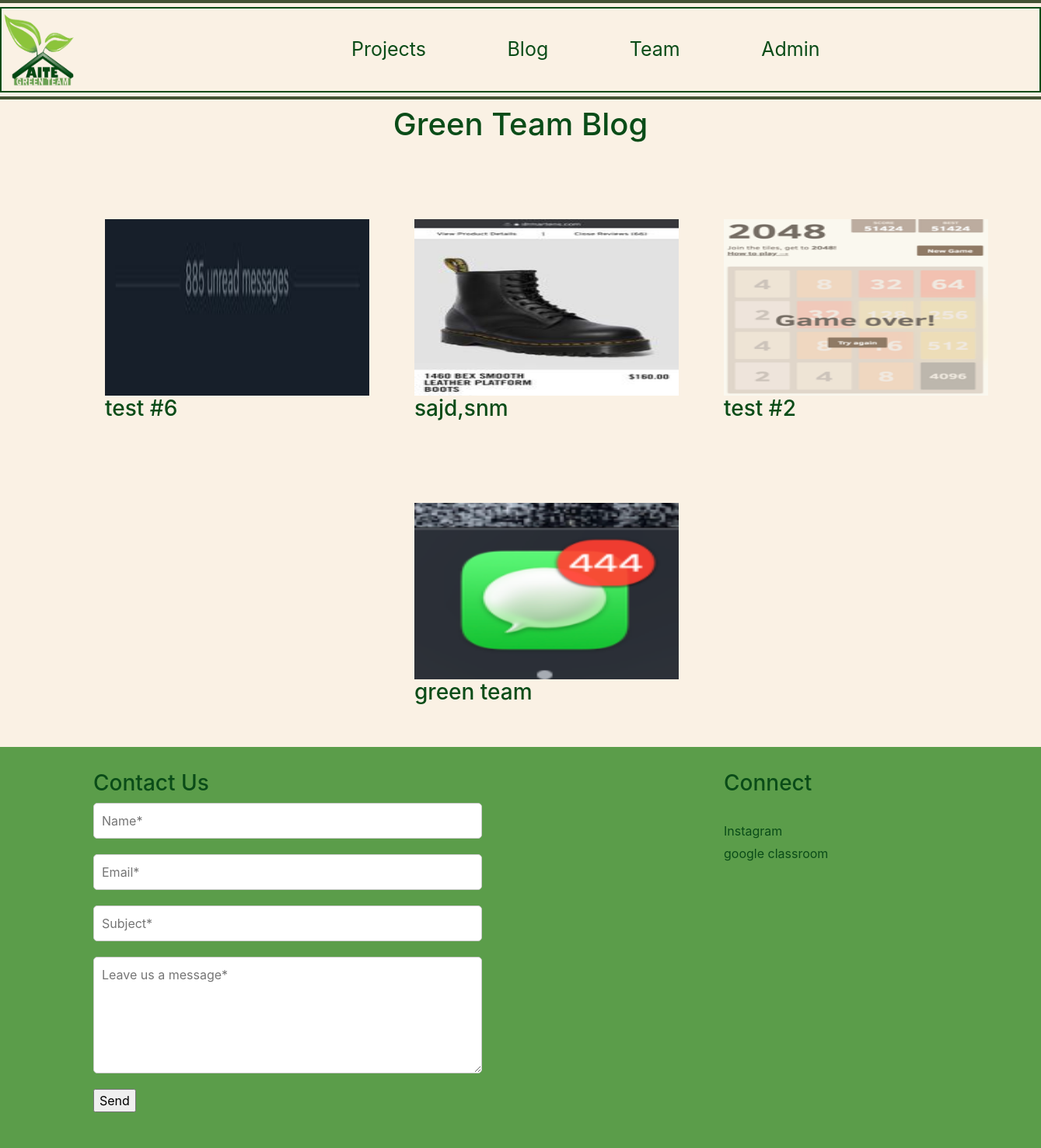
Screenshot of /blog/ with the database file from the repository.
### green_team_app/models.py (models this page shows, shortened)
class BlogPost(models.Model):
    cover_photo = models.ImageField(upload_to='blog_covers/')
    author = models.ForeignKey('TeamMember', on_delete=models.SET_NULL, null=True, blank=True)
    cover_source = models.CharField(max_length=100, null=True)
    other_author = models.CharField(max_length=100, blank=True)
    title = models.CharField(max_length=2000)
    subtitle = models.CharField(max_length=2000, blank=True)
    body_text = RichTextField()
    created_at = models.DateTimeField(auto_now_add=True)
    updated_at = models.DateTimeField(auto_now=True)

class SocialMediaLink(models.Model):
    name = models.CharField(max_length=100)
    link = models.URLField()

### green_team_app/views.py (the view)
# urls.py: path('blog/', views.blog_page, name='blog'),
def blog_page(request):
    blog_posts = BlogPost.objects.all().order_by('-created_at')
    team_member_pks = TeamMember.objects.values_list('pk', flat=True)
    social_media_links = SocialMediaLink.objects.all()
    return render(request, 'blog.html', {'blog_posts': blog_posts, 'team_member_pks': team_member_pks, 'social_media_links': social_media_links})

### green_team_app/templates/blog.html (shortened to what this page needs)
{% extends 'base.html' %}
{% load static %}
{% block heading %}
    <h1 class="heading-blog">Green Team Blog</h1>
{% endblock %}
{% block content %}
    <div class="container mt-5">
        <div class="row">
            {% for post in blog_posts %}
                <div class="col-md-4 mb-4">
                    <div class="blog-post">
                        <a href="{% url 'blog_detail' post.pk %}">
                            <div class="blog-post-img-container">
                                <img src="{{ post.cover_photo.url }}" alt="Cover Photo" class="blog-post-img">
                            </div>
                        </a>
                        <a href="{% url 'blog_detail' post.pk %}">
                            <h3 class="post-title">{{ post.title }}</h3>
                        <a/>
                    </div>
                </div>
                {% if forloop.counter|divisibleby:3 %}
                    </div><div class="row">
                {% endif %}
            {% endfor %}
        </div>
    </div>
{% endblock %}

### green_team_app/templates/base.html (shortened to what this page needs)
{% load static %}
<html>
<head>
    <link rel="stylesheet" href="https://maxcdn.bootstrapcdn.com/bootstrap/4.5.2/css/bootstrap.min.css">
    <link rel="stylesheet" href="{% static 'styles.css' %}">
</head>
<body>
    <div style="background-color: #FAF1E4; border-top: 4px solid #435334; border-bottom: 4px solid #435334;">
      <div class="nav-container">
        <div class="logo">
          <a href="{% url 'home' %}">
            <img src="{% static 'gt_logo.png' %}" alt="Club Logo" width="100" height="100">
        </a>
        </div>
        <nav class="page-links">
            <a href="{% url 'projects' %}">Projects</a>
            <a href="{% url 'blog' %}">Blog</a>
            <a href="{% url 'team' %}">Team</a>
            <a href="{% url 'admin:index' %}">Admin</a>
        </nav>
      </div>
    </div>
    <div style="text-align: center;">
    <h1>{% block heading %}{% endblock %}</h1>
    </div>
    <div>
        {% block content %}{% endblock %}
    </div>
<footer class="footer">
    <div class="container">
        <div class="row">
          <div class="contact-form">
            <h3>Contact Us</h3>
            <form method="post" action="{% url 'contact' %}">
               <input type="text" name="name" placeholder="Name*" required>
               <input type="email" name="email" placeholder="Email*" required>
              <input type="text" name="subject" placeholder="Subject*" required>
              <textarea name="message" placeholder="Leave us a message*" required></textarea>
               <input type="submit" value="Send">
            </form>
          </div>
            <div class="col-md-4">
                <h3>Connect</h3><br>
                <ul class="social-media-links">
                    {% for link in social_media_links %}
                        <li>
                            <a href="{{ link.link }}" target="_blank">{{ link.name }}</a>
                        </li>
                    {% endfor %}
                </ul>
            </div>
        </div>
    </div>
</footer>
</body>
</html>

### green_team_app/static/styles.css (style rules this page uses)
body { background-color: #FAF1E4; }
.nav-container { display: flex; justify-content: left; align-items: center; border: 2px solid #0a4c18; padding: 20px; margin-bottom: 5px; margin-top: 5px; padding: 3px 0; gap: 300px; }
.page-links a { font-size: 25px; margin: 0 50px; text-decoration: none; color: #0a4c18; transition: color 0.3s; }
.heading-blog { color: #0a4c18; }
.container { margin-right: 120px; margin-left: 120px; max-width: 1194px; }
.blog-post { width: 398px; margin-bottom: 30px; }
.blog-post img { width: 340px; height: 227px; }
.row { display: flex; justify-content: space-between; }
.blog-post:not(:last-child) { margin-right: 20px; margin-top: 50px; }
.container a, .blog-post a { color: #0a4c18; text-decoration: none; transition: color 0.3s; }
.footer { background-color: #5b9d4a; padding: 30px 0; color: #0a4c18; }
.footer a { color: #0a4c18; text-decoration: none; transition: color 0.3s ease; }
.footer .contact-form { max-width: 500px; margin: 0 auto; }
.footer .contact-form input[type="text"], .footer .contact-form input[type="email"], .footer .contact-form textarea { width: 100%; padding: 10px; margin-bottom: 20px; border: 1px solid #ccc; border-radius: 5px; }
.footer .contact-form textarea { resize: vertical; min-height: 150px; }

### green_team_app/templates/base.html (style rules this page uses)
.social-media-links { list-style: none; padding: 0; margin: 0; }
.social-media-links li { margin-bottom: 5px; }

### rows the page displays
BlogPost: cover_photo (picture), title "test #6"
BlogPost: cover_photo (picture), title "sajd,snm"
BlogPost: cover_photo (picture), title "test #2"
BlogPost: cover_photo (picture), title "green team"
SocialMediaLink: name "Instagram"
SocialMediaLink: name "google classroom"
